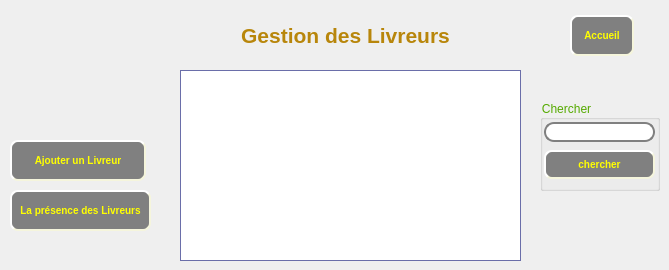
    <widget class="QWidget" name="page_3">
     <widget class="QLabel" name="label_gestion_livreur">
      <property name="geometry">
       <rect>
        <x>210</x>
        <y>20</y>
        <width>271</width>
        <height>31</height>
       </rect>
      </property>
      <property name="styleSheet">
       <string notr="true">font: 75 italic 55pt &quot;Montserrat&quot;;</string>
      </property>
      <property name="text">
       <string>&lt;html&gt;&lt;head/&gt;&lt;body&gt;&lt;p align=&quot;center&quot;&gt;&lt;span style=&quot; font-size:16pt; font-weight:600; color:#b8860b;&quot;&gt;Gestion des Livreurs&lt;/span&gt;&lt;/p&gt;&lt;/body&gt;&lt;/html&gt;</string>
      </property>
     </widget>
     <widget class="QLabel" name="label_pic_3">
      <property name="geometry">
       <rect>
        <x>30</x>
        <y>30</y>
        <width>81</width>
        <height>81</height>
       </rect>
      </property>
      <property name="text">
       <string/>
      </property>
     </widget>
     <widget class="QListView" name="listView">
      <property name="geometry">
       <rect>
        <x>180</x>
        <y>70</y>
        <width>341</width>
        <height>191</height>
       </rect>
      </property>
      <property name="styleSheet">
       <string notr="true">QListView {
    alternate-background-color: yellow;
   border: 1px solid #6a6ea9;
   background: qlineargradient(x1: 0, y1: 0, x2: 0, y2: 1,
                                stop: 0 #FAFBFE, stop: 1 #DCDEF1);
}
</string>
      </property>
     </widget>
     <widget class="QPushButton" name="pushButton_presence">
      <property name="geometry">
       <rect>
        <x>10</x>
        <y>190</y>
        <width>141</width>
        <height>41</height>
       </rect>
      </property>
      <property name="styleSheet">
       <string notr="true">QPushButton#pushButton_presence{
background-color: grey;
    border-style: outset;
    border-width: 2px;
    border-radius: 8px;
    border-color: beige;
    font:  bold 10px;
    color:yellow;
    min-width: 10em;
    padding: 6px;
}
#pushButton_presence:hover {
    background-color:rgb(222, 184, 135);
    border-style: outset;
    border-width: 2px;
    border-radius: 8px;
    border-color: beige;
    font:  bold 10px;
    color:yellow;
    min-width: 10em;
    padding: 6px;
}

#pushButton_presence:pressed{
background-color: grey;
    border-style: outset;
    border-width: 2px;
    border-radius: 8px;
    border-color: beige;
    font:  bold 10px;
    color:yellow;
    min-width: 10em;
    padding: 6px;}</string>
      </property>
      <property name="text">
       <string>La présence des Livreurs</string>
      </property>
     </widget>
     <widget class="QPushButton" name="pushButton_ajouter1">
      <property name="geometry">
       <rect>
        <x>10</x>
        <y>140</y>
        <width>136</width>
        <height>41</height>
       </rect>
      </property>
      <property name="styleSheet">
       <string notr="true">QPushButton#pushButton_ajouter1{
background-color: grey;
    border-style: outset;
    border-width: 2px;
    border-radius: 8px;
    border-color: beige;
    font:  bold 10px;
    color:yellow;
    min-width: 10em;
    padding: 6px;
}
#pushButton_ajouter1:hover {
    background-color:rgb(222, 184, 135);
    border-style: outset;
    border-width: 2px;
    border-radius: 8px;
    border-color: beige;
    font:  bold 10px;
    color:yellow;
    min-width: 10em;
    padding: 6px;
}

#pushButton_ajouter1:pressed{
background-color: grey;
    border-style: outset;
    border-width: 2px;
    border-radius: 8px;
    border-color: beige;
    font:  bold 10px;
    color:yellow;
    min-width: 10em;
    padding: 6px;}</string>
      </property>
      <property name="text">
       <string>Ajouter un Livreur</string>
      </property>
     </widget>
     <widget class="QGroupBox" name="groupBox">
      <property name="geometry">
       <rect>
        <x>540</x>
        <y>100</y>
        <width>120</width>
        <height>91</height>
       </rect>
      </property>
      <property name="styleSheet">
       <string notr="true">color: rgb(85, 170, 0);
background: qlineargradient(x1: 0, y1: 0, x2: 0, y2: 1,
                               stop: 0 #FAFBFE, stop: 1 #DCDEF1);</string>
      </property>
      <property name="title">
       <string>Chercher</string>
      </property>
      <widget class="QWidget" name="layoutWidget">
       <property name="geometry">
        <rect>
         <x>4</x>
         <y>20</y>
         <width>111</width>
         <height>61</height>
        </rect>
       </property>
       <layout class="QVBoxLayout" name="verticalLayout_3">
        <item>
         <widget class="QLineEdit" name="lineEdit_recherche">
          <property name="styleSheet">
           <string notr="true">  border: 2px solid gray;
    border-radius: 10px;
    padding: 0 8px;
    background: white;
    selection-background-color: darkgray;</string>
          </property>
         </widget>
        </item>
        <item>
         <widget class="QPushButton" name="pushButton_chercher">
          <property name="styleSheet">
           <string notr="true">QPushButton#pushButton_chercher{
background-color: grey;
    border-style: outset;
    border-width: 2px;
    border-radius: 8px;
    border-color: beige;
    font:  bold 10px;
    color:yellow;
    min-width: 4em;
    padding: 6px;
}
#pushButton_chercher:hover {
    background-color:rgb(222, 184, 135);
    border-style: outset;
    border-width: 2px;
    border-radius: 8px;
    border-color: beige;
    font:  bold 10px;
    color:yellow;
    min-width: 4em;
    padding: 6px;
}

#pushButton_chercher:pressed{
background-color: grey;
    border-style: outset;
    border-width: 2px;
    border-radius: 8px;
    border-color: beige;
    font:  bold 10px;
    color:yellow;
    min-width: 4em;
    padding: 6px;}</string>
          </property>
          <property name="text">
           <string>chercher</string>
          </property>
         </widget>
        </item>
       </layout>
      </widget>
     </widget>
     <widget class="QPushButton" name="pushButton_acc">
      <property name="geometry">
       <rect>
        <x>570</x>
        <y>15</y>
        <width>64</width>
        <height>41</height>
       </rect>
      </property>
      <property name="styleSheet">
       <string notr="true">QPushButton#pushButton_acc{
background-color: grey;
    border-style: outset;
    border-width: 2px;
    border-radius: 8px;
    border-color: beige;
    font:  bold 10px;
    color:yellow;
    min-width: 4em;
    padding: 6px;
}
#pushButton_acc:hover {
    background-color:rgb(222, 184, 135);
    border-style: outset;
    border-width: 2px;
    border-radius: 8px;
    border-color: beige;
    font:  bold 10px;
    color:yellow;
    min-width: 4em;
    padding: 6px;
}

#pushButton_acc:pressed{
background-color: grey;
    border-style: outset;
    border-width: 2px;
    border-radius: 8px;
    border-color: beige;
    font:  bold 10px;
    color:yellow;
    min-width: 4em;
    padding: 6px;}</string>
      </property>
      <property name="text">
       <string>Accueil</string>
      </property>
     </widget>
    </widget>
